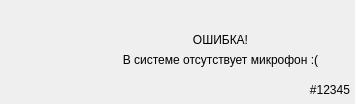
<?xml version="1.0" encoding="UTF-8"?>
<ui version="4.0">
 <class>ErrorWindow</class>
 <widget class="QWidget" name="ErrorWindow">
  <property name="windowModality">
   <enum>Qt::WindowModal</enum>
  </property>
  <property name="geometry">
   <rect>
    <x>0</x>
    <y>0</y>
    <width>355</width>
    <height>104</height>
   </rect>
  </property>
  <property name="minimumSize">
   <size>
    <width>355</width>
    <height>104</height>
   </size>
  </property>
  <property name="maximumSize">
   <size>
    <width>355</width>
    <height>104</height>
   </size>
  </property>
  <property name="windowTitle">
   <string>О программе</string>
  </property>
  <widget class="QLabel" name="Title">
   <property name="geometry">
    <rect>
     <x>100</x>
     <y>30</y>
     <width>241</width>
     <height>20</height>
    </rect>
   </property>
   <property name="text">
    <string>ОШИБКА!</string>
   </property>
   <property name="alignment">
    <set>Qt::AlignCenter</set>
   </property>
  </widget>
  <widget class="QLabel" name="Massage">
   <property name="geometry">
    <rect>
     <x>100</x>
     <y>50</y>
     <width>241</width>
     <height>20</height>
    </rect>
   </property>
   <property name="text">
    <string>В системе отсутствует микрофон :(</string>
   </property>
   <property name="alignment">
    <set>Qt::AlignCenter</set>
   </property>
  </widget>
  <widget class="QLabel" name="LogoFrame">
   <property name="geometry">
    <rect>
     <x>21</x>
     <y>20</y>
     <width>64</width>
     <height>64</height>
    </rect>
   </property>
   <property name="text">
    <string/>
   </property>
   <property name="pixmap">
    <pixmap>../resources/Frame.svg</pixmap>
   </property>
   <property name="scaledContents">
    <bool>true</bool>
   </property>
  </widget>
  <widget class="QLabel" name="Logo">
   <property name="geometry">
    <rect>
     <x>27</x>
     <y>26</y>
     <width>52</width>
     <height>52</height>
    </rect>
   </property>
   <property name="text">
    <string/>
   </property>
   <property name="pixmap">
    <pixmap>../resources/Microphone.svg</pixmap>
   </property>
   <property name="scaledContents">
    <bool>true</bool>
   </property>
  </widget>
  <widget class="QLabel" name="Massage_2">
   <property name="geometry">
    <rect>
     <x>220</x>
     <y>80</y>
     <width>130</width>
     <height>20</height>
    </rect>
   </property>
   <property name="text">
    <string>#12345</string>
   </property>
   <property name="alignment">
    <set>Qt::AlignRight|Qt::AlignTrailing|Qt::AlignVCenter</set>
   </property>
  </widget>
 </widget>
 <resources/>
 <connections/>
</ui>
